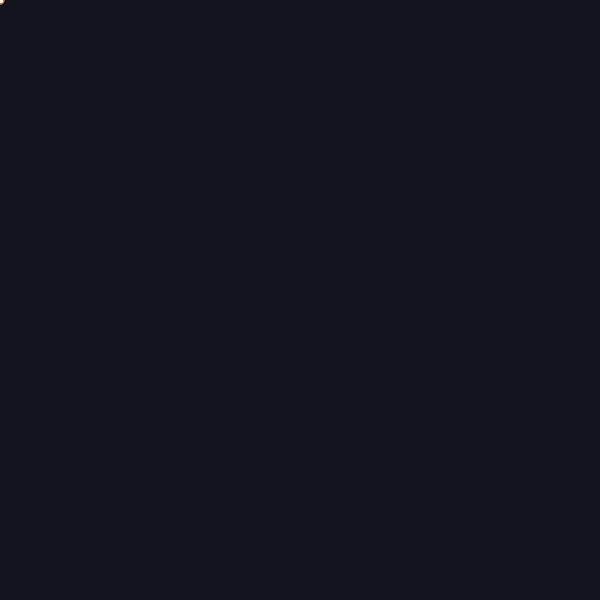
Frame 1 (no input)
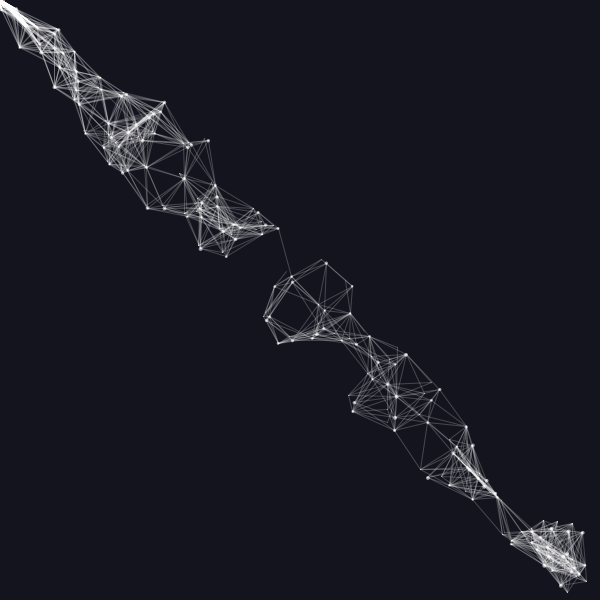
Frame 60 (the mouse pressed at the canvas centre just before this capture)
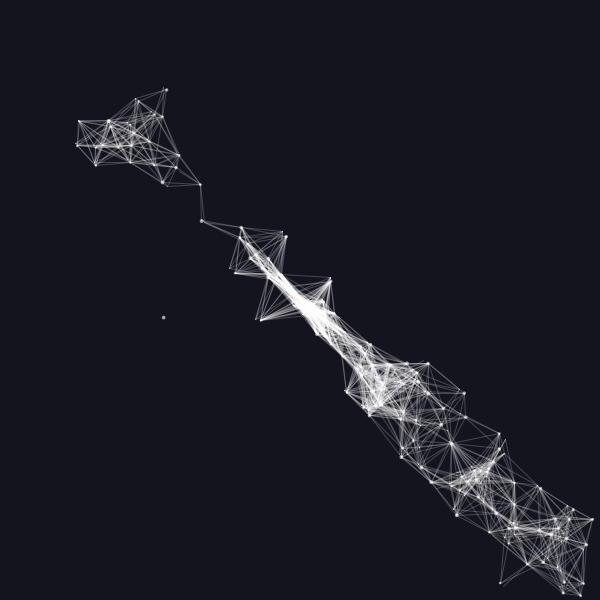
Frame 120 (the mouse held since frame 60 and released just before this capture)

The Processing sketch that drew these frames (run headless with seeded random() and noise(); from frame 60 on, the mouse is pressed at the canvas centre):

// Processing sketch: processing_6576
// ── processing_6576.pde

/**
 * By HendersonNine with thanks to Keith Peters for his BouncyBubbles Processing sketch.
 * For DodoCollective Members, Dec09.
 * Magnetic mousex/y co-ords and multiple obj collision.
 */

int itemNum = 150;
float friction = -0.3;
Item[] items = new Item[itemNum];

void setup() {
  size(600,600);
  for (int i=0; i<itemNum; i++) {
    items[i] = new Item(0, 0, random(2, 4), i, items);
  }
}

void draw() {
  background(20, 20, 30);
  fill(200, 100, 50);
  ellipseMode(CENTER);
  ellipse(mouseX, mouseY, 10, 10);

  for (int i = 0; i<itemNum; i++) {
    items[i].move();
    items[i].proxy();
    items[i].display();
  }
}

class Item {

  float x, y;
  float vx = 0;
  float vy = 0;
  float a = 0;
  float diameter = 0;
  float speed = 0;
  int id;
  Item[] others;

  Item(float xin, float yin, float din, int idin, Item[] oin) {
    x = xin;
    y = yin;
    diameter = din;
    int id;
    others = oin;
  }

  void display() {
    fill(255, 155);
    noStroke();
    ellipse(x, y, diameter, diameter);
  }

  void move() {
    //damping
    x += vx;
    y += vy;
    if (x + diameter/2 > width) {
      x = width - diameter/2;
      vx *= friction; 
    }else if (x - diameter/2 < 0) {
      x = diameter/2;
      vx *= friction;
    }
    if (y + diameter/2 > height) {
      y = height - diameter/2;
      vy *= friction; 
    }else if (y - diameter/2 < 0) {
      y = diameter/2;
      vy *= friction;
    }
    //follow mousex, mousey
    pushMatrix();
    float px = mouseX - x;
    float py = pmouseY - y;
    a = atan2(py, px);
    rotate(a);
    speed = random(1, 5);
    x += (cos(a)*speed);
    y += (sin(a)*speed);
    popMatrix();
  }
  //Thanks to Keith Peters
  void proxy() {
    for (int i = id + 1; i < itemNum; i++) {
      //get distance
      float dx = others[i].x - x;
      float dy = others[i].y - y;
      float distance = sqrt(dx*dx + dy*dy);
      float minDist = others[i].diameter/2 + diameter/2;
      //collision test 
      if (distance < minDist) { 
        float angle = atan2(dy, dx);
        float targetX = x + cos(angle) * minDist;
        float targetY = y + sin(angle) * minDist;
        float ax = (targetX - others[i].x) * 0.05;
        float ay = (targetY - others[i].y) * 0.05;
        vx -= ax;
        vy -= ay;
        others[i].vx += ax;
        others[i].vy += ay;
      }
      //proximity test
      stroke(255, 55);
      if (distance < 50) {
        line(x, y, others[i].x, others[i].y);
      }
    }
  }
}
